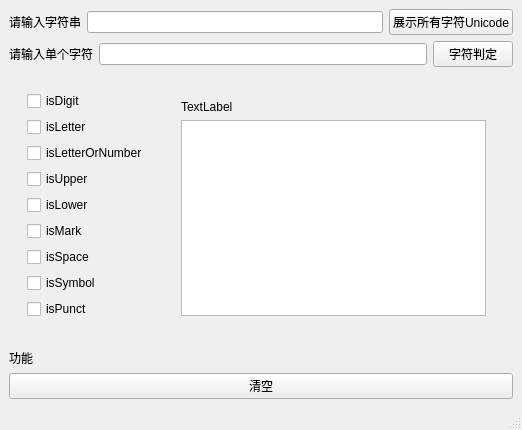
<?xml version="1.0" encoding="UTF-8"?>
<ui version="4.0">
 <class>MainWindow</class>
 <widget class="QMainWindow" name="MainWindow">
  <property name="geometry">
   <rect>
    <x>0</x>
    <y>0</y>
    <width>522</width>
    <height>430</height>
   </rect>
  </property>
  <property name="windowTitle">
   <string>UnicodeChecker</string>
  </property>
  <widget class="QWidget" name="centralwidget">
   <layout class="QVBoxLayout" name="verticalLayout_6">
    <item>
     <layout class="QVBoxLayout" name="verticalLayout">
      <item>
       <layout class="QHBoxLayout" name="horizontalLayout_2" stretch="1,8,1">
        <item>
         <widget class="QLabel" name="label_char">
          <property name="text">
           <string>请输入字符串</string>
          </property>
         </widget>
        </item>
        <item>
         <widget class="QLineEdit" name="lineEdit_String"/>
        </item>
        <item>
         <widget class="QPushButton" name="btn_see_check">
          <property name="text">
           <string>展示所有字符Unicode</string>
          </property>
         </widget>
        </item>
       </layout>
      </item>
      <item>
       <layout class="QHBoxLayout" name="horizontalLayout" stretch="1,8,1">
        <item>
         <widget class="QLabel" name="label_string">
          <property name="text">
           <string>请输入单个字符</string>
          </property>
         </widget>
        </item>
        <item>
         <widget class="QLineEdit" name="lineEdit_Char"/>
        </item>
        <item>
         <widget class="QPushButton" name="btn_show_check_res">
          <property name="text">
           <string>字符判定</string>
          </property>
         </widget>
        </item>
       </layout>
      </item>
     </layout>
    </item>
    <item>
     <layout class="QVBoxLayout" name="verticalLayout_2">
      <item>
       <widget class="QWidget" name="widget" native="true">
        <layout class="QGridLayout" name="gridLayout">
         <item row="1" column="1">
          <widget class="QWidget" name="widget_2" native="true">
           <layout class="QHBoxLayout" name="horizontalLayout_4">
            <item>
             <widget class="QWidget" name="widget_3" native="true">
              <layout class="QVBoxLayout" name="verticalLayout_5">
               <item>
                <widget class="QLabel" name="label_3">
                 <property name="text">
                  <string>TextLabel</string>
                 </property>
                </widget>
               </item>
               <item>
                <widget class="QPlainTextEdit" name="plainTextEdit"/>
               </item>
              </layout>
             </widget>
            </item>
           </layout>
          </widget>
         </item>
         <item row="1" column="0">
          <widget class="QWidget" name="widget_4" native="true">
           <layout class="QVBoxLayout" name="verticalLayout_7">
            <item>
             <widget class="QCheckBox" name="chk_digit">
              <property name="text">
               <string>isDigit</string>
              </property>
             </widget>
            </item>
            <item>
             <widget class="QCheckBox" name="chk_letter">
              <property name="text">
               <string>isLetter</string>
              </property>
             </widget>
            </item>
            <item>
             <widget class="QCheckBox" name="check_di_le">
              <property name="text">
               <string>isLetterOrNumber</string>
              </property>
             </widget>
            </item>
            <item>
             <widget class="QCheckBox" name="chk_upper">
              <property name="text">
               <string>isUpper</string>
              </property>
             </widget>
            </item>
            <item>
             <widget class="QCheckBox" name="chk_lower">
              <property name="text">
               <string>isLower</string>
              </property>
             </widget>
            </item>
            <item>
             <widget class="QCheckBox" name="chk_mark">
              <property name="text">
               <string>isMark</string>
              </property>
             </widget>
            </item>
            <item>
             <widget class="QCheckBox" name="check_space">
              <property name="text">
               <string>isSpace</string>
              </property>
             </widget>
            </item>
            <item>
             <widget class="QCheckBox" name="checkBox_symbol">
              <property name="text">
               <string>isSymbol</string>
              </property>
             </widget>
            </item>
            <item>
             <widget class="QCheckBox" name="checkBox_punct">
              <property name="text">
               <string>isPunct</string>
              </property>
             </widget>
            </item>
           </layout>
          </widget>
         </item>
        </layout>
       </widget>
      </item>
     </layout>
    </item>
    <item>
     <layout class="QVBoxLayout" name="verticalLayout_4">
      <item>
       <layout class="QVBoxLayout" name="verticalLayout_3">
        <item>
         <widget class="QLabel" name="label_2">
          <property name="text">
           <string>功能</string>
          </property>
         </widget>
        </item>
        <item>
         <layout class="QHBoxLayout" name="horizontalLayout_3">
          <item>
           <widget class="QPushButton" name="btn_clear">
            <property name="text">
             <string>清空</string>
            </property>
           </widget>
          </item>
         </layout>
        </item>
       </layout>
      </item>
     </layout>
    </item>
   </layout>
  </widget>
  <widget class="QMenuBar" name="menubar">
   <property name="geometry">
    <rect>
     <x>0</x>
     <y>0</y>
     <width>522</width>
     <height>18</height>
    </rect>
   </property>
  </widget>
  <widget class="QStatusBar" name="statusbar"/>
 </widget>
 <resources/>
 <connections/>
</ui>
